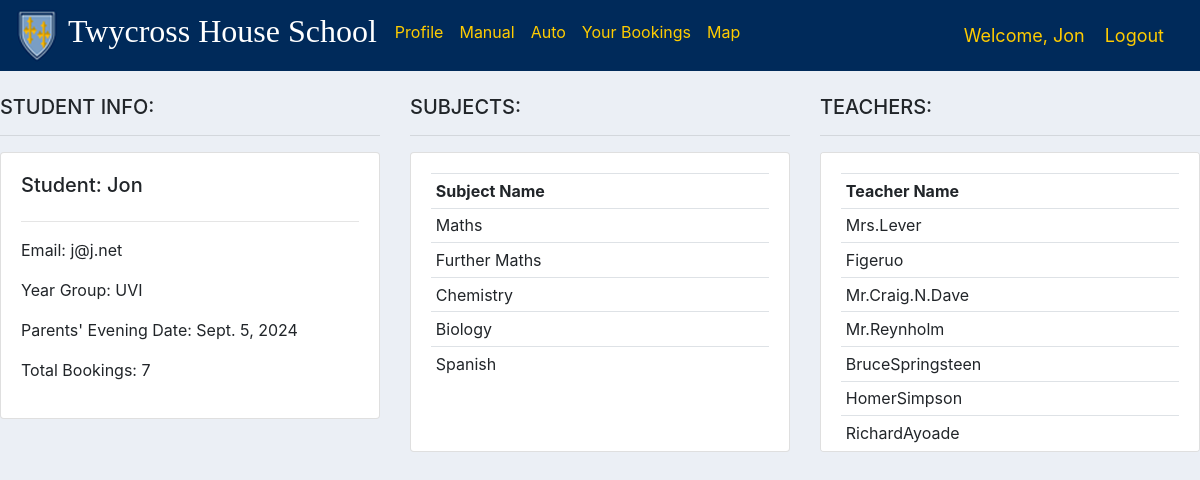
The app's page /userStudent/ (signed in) with its own data.
### main/models.py (models this page shows, shortened)
class Student(models.Model):
    YEAR_GROUP = (
        ('LVI', 'LVI'),
        ('UVI', 'UVI'),
    )
    user = models.OneToOneField(User, null=True, on_delete=models.CASCADE)
    name = models.CharField(max_length=200, null=True)
    email = models.CharField(max_length=200, null=True)
    year_group = models.CharField(max_length=200, null=True, choices=YEAR_GROUP)
    teachers = models.ManyToManyField(Teacher)
    subjects = models.ManyToManyField(Subject)

class EveningDate(models.Model):
    YEAR_GROUP = (
        ('LVI', 'LVI'),
        ('UVI', 'UVI'),
    )
    date = models.DateField(null=True)
    timeslots = models.ManyToManyField(Timeslot)
    year_group = models.CharField(max_length=200, null=True, choices=YEAR_GROUP)

class Subject(models.Model):
    name = models.CharField(max_length=200, null=True)

class Teacher(models.Model):
    user = models.OneToOneField(User, null=True, on_delete=models.CASCADE)
    name = models.CharField(max_length=200, null=True)
    email = models.CharField(max_length=200, null=True)
    building = models.ForeignKey(Building, null=True, on_delete= models.SET_NULL)
    room = models.ForeignKey(Room, null=True, on_delete= models.SET_NULL)
    subjects = models.ManyToManyField(Subject)

### users/decorators.py (the view)
        def wrapper_func(request, *args, **kwargs):
            group = None
            if request.user.groups.exists():
                group = request.user.groups.all()[0].name
            if group in allowed_roles:
                return view_func(request, *args, **kwargs)
            elif group == "teacher":
                return redirect('userTeacherBookings')
            elif group == "student":
                return redirect('userStudentBookings')
            elif group == "admin":
                return redirect('dashboard')
            elif group == "parent":
                return redirect('userParent')

### users/views.py (called while the page is built)
@login_required(login_url='login')
@allowed_users(allowed_roles=['student'])
def userStudent(request):
    bookings = request.user.student.booking_set.all()
    student = request.user.student
    total_bookings = bookings.count()
    subjects = student.subjects.all()
    teachers = student.teachers.all()
    date = EveningDate.objects.get(year_group=student.year_group)
    context = {'student':student, 'bookings':bookings, 'total_bookings':total_bookings, 'subjects':subjects, 'teachers':teachers, 'date':date}
    return render(request, 'users/userStudent.html', context)

### users/templates/users/userStudent.html
{% extends 'main/main.html' %}
{% block content %}
<br>
<div class="row">
	<div class="col-md">
		<h5>STUDENT INFO:</h5>
        <hr>
		<div class="card card-body">
			<h5>Student: {{student.name}}</h5>
			<hr>
			<p>Email: {{student.email}}</p>
			<p>Year Group: {{student.year_group}}</p>
            <p>Parents' Evening Date: {{date.date}}</p>
			<p>Total Bookings: {{total_bookings}}</p>
		</div>
	</div>
	<div class="col-md">
		<h5>SUBJECTS:</h5>
        <hr>
        <div class="card card-body" style="height: 300px; overflow-y: auto;">
            <table class="table table-sm">
                <tr>
                    <th>Subject Name</th>
                </tr>
                {% for subject in subjects %}
                    <tr>
                        <td>{{subject.name}}</td>
                    </tr>
                {% endfor %}
            </table>
        </div>
	</div>
	<div class="col-md">
		<h5>TEACHERS:</h5>
        <hr>
        <div class="card card-body" style="height: 300px; overflow-y: auto;">
            <table class="table table-sm">
                <tr>
                    <th>Teacher Name</th>
                </tr>
                {% for teacher in teachers %}
                    <tr>
                        <td>{{teacher.name}}</td>
                    </tr>
                {% endfor %}
            </table>
        </div>
	</div>
</div>
{% endblock %}

### main/templates/main/navbar.html (shortened to what this page needs)
{% load static %}
<nav class="navbar navbar-expand-lg navbar-light" style="background-color: #002A5A;" id="na">
    <a href="{% url 'home' %}"><img src="{% static 'images/logo.png' %}"></a>
    <div class="collapse navbar-collapse" id="navbarNav">
      <ul class="navbar-nav">
        <li class="nav-item active">
          <h2 style="color: #ffffff; margin-left: 10px; margin-right: 10px; font-family: 'Iowan Old Style', serif;">Twycross House School</h2>
        </li>
        {% if request.user.is_staff %}
        <li class="nav-item active">
          <a class="nav-link" href="{% url 'dashboard' %}" style="color: #ffcc00;">Dashboard</a>
        </li>
        <li class="nav-item">
          <a class="nav-link" href="{% url 'bookings' %}" style="color: #ffcc00;">Bookings</a>
        </li>
        <li class="nav-item">
          <a class="nav-link" href="{% url 'registerStudent' %}" style="color: #ffcc00;">Register Student</a>
        </li>
        <li class="nav-item">
          <a class="nav-link" href="{% url 'registerTeacher' %}" style="color: #ffcc00;">Register Teacher</a>
        </li>
        <li class="nav-item">
          <a class="nav-link" href="{% url 'registerParent' %}" style="color: #ffcc00;">Register Parent</a>
        </li>
        <li class="nav-item">
          <a class="nav-link" href="{% url 'sheetLVI' %}" style="color: #ffcc00;">LVI</a>
        </li>
        <li class="nav-item">
          <a class="nav-link" href="{% url 'sheetUVI' %}" style="color: #ffcc00;">UVI</a>
        </li>
        {% elif request.user.groups.all.0.name == "student" %}
        <li class="nav-item">
          <a class="nav-link" href="{% url 'userStudent' %}" style="color: #ffcc00;">Profile</a>
        </li>
        <li class="nav-item">
          <a class="nav-link" href="{% url 'manual' %}" style="color: #ffcc00;">Manual</a>
        </li>
        <li class="nav-item">
          <a class="nav-link" href="{% url 'auto' %}" style="color: #ffcc00;">Auto</a>
        </li>
        <li class="nav-item">
          <a class="nav-link" href="{% url 'userStudentBookings' %}" style="color: #ffcc00;">Your Bookings</a>
        </li>
        <li class="nav-item">
          <a class="nav-link" href="{% url 'map' %}" style="color: #ffcc00;">Map</a>
        </li>
        {% elif request.user.groups.all.0.name == "parent" %}
        <li class="nav-item">
          <a class="nav-link" href="{% url 'userParent' %}" style="color: #ffcc00;">Profile</a>
        </li>
        {% else %}
        <li class="nav-item">
          <a class="nav-link" href="{% url 'login' %}" style="color: #ffcc00;">Login</a>
        </li>
        {% endif %}
      </ul>
    </div>
{% if request.user.is_staff or request.user.groups.all.0.name == "teacher" or request.user.groups.all.0.name == "student" or request.user.groups.all.0.name == "parent" %}
<span class="hello-msg">Welcome, {{request.user}}</span>
<span><a class="hello-msg" href="{% url 'logout' %}">Logout</a></span>
{% endif %}
</nav>

### static/css/main.css (style rules this page uses)
body { background-color: #ebeff5; }

### main/templates/main/navbar.html (style rules this page uses)
.hello-msg { font-size: 18px; color: #ffcc00; margin-right: 20px; }
#na { z-index:2; }

### records on screen
Student: name "Jon", email "j@j.net", year_group "UVI"
EveningDate: date "Sept. 5, 2024"
Subject: name "Maths"
Subject: name "Further Maths"
Subject: name "Chemistry"
Subject: name "Biology"
Subject: name "Spanish"
Teacher: name "Mrs.Lever"
Teacher: name "Figeruo"
Teacher: name "Mr.Craig.N.Dave"
Teacher: name "Mr.Reynholm"
Teacher: name "BruceSpringsteen"
Teacher: name "HomerSimpson"
Teacher: name "RichardAyoade"

### other values on screen
{{ request.user }} "Jon"
{{ total_bookings }} "7"
